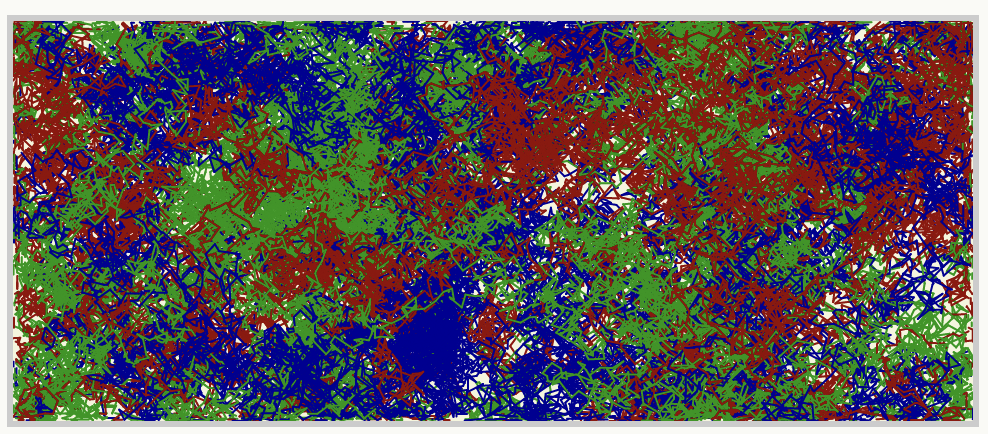
#> input picture images/walker-2hours.png, 988 x 434 px
$ python pixel_counter.py
#> lines starting #> are read from the running program, lines starting #| are printed output that depends on the picture
from PIL import Image
import numpy as np
import matplotlib.pyplot as plt

# Define the specific RGB triplets provided by the user
specific_colors = {
    'Red': [150, 0, 0],
    'Green': [0, 150, 0],
    'Blue': [0, 0, 150],
    'Beige': [245, 245, 220]
}

# Initialize color counts
color_counts = {color: 0 for color in specific_colors.keys()}

# Load the image and convert to numpy array
image_path = 'images/walker-2hours.png'
image = Image.open(image_path)
#> image is the input picture: PIL image 988x434 RGBA; mean R, G, B, A 91.2, 83.5, 88.9, 255
image_array = np.array(image)

# Function to check if two colors are the same
def colors_are_same(pixel, target_color, tolerance=10):
    return np.all(np.abs(pixel[:3] - target_color) <= tolerance)

# Flatten the image array for easier processing
flattened_image = image_array.reshape(-1, image_array.shape[2])

# Count pixels for each specific color
for pixel in flattened_image:
    for color, target_color in specific_colors.items():
        if colors_are_same(pixel, target_color):
            color_counts[color] += 1
            break
#> after the loop, color_counts = {'Red': 0, 'Green': 0, 'Blue': 74100, 'Beige': 8832}

# Calculate total pixels
total_pixels = flattened_image.shape[0]
#> total_pixels = 428792

# Filter out colors with zero counts and calculate proportions
filtered_colors = {color: count for color, count in color_counts.items() if count > 0}
#> filtered_colors = {'Blue': 74100, 'Beige': 8832}
proportions = [count / total_pixels for count in filtered_colors.values()]
#> proportions = [0.173, 0.0206]

# Plot pie chart
fig, ax = plt.subplots()
ax.pie(proportions, labels=filtered_colors.keys(), colors=['#960000', '#009600', '#000096', '#f5f5dc'], autopct='%1.1f%%', startangle=90)
ax.axis('equal')
plt.title('Color Proportions in Image')
plt.show()
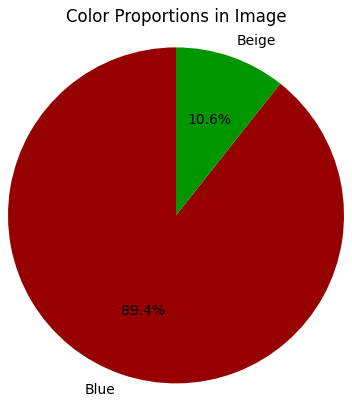
#> figure drawn by matplotlib, 1 panel
